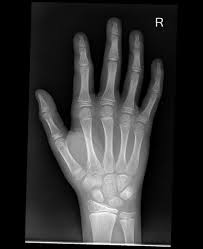
#> input picture 5th-week-image-processing/imageTransformations/gammaImg.jpg, 203 x 249 px
$ python bitSlicing.py
#> lines starting #> are read from the running program, lines starting #| are printed output that depends on the picture; after the words box and inside, x2 and y2 are one past the last pixel; in counts of white or black regions, pixels touching at a corner belong together
import cv2

img = cv2.imread('gammaImg.jpg')
#> img is the input picture: shape (249, 203, 3); min 0, max 255, mean 47.9
imgs = [255 * ((img & (1<<i)) >>i) for i in range(8)]
#> imgs = 8 items

cv2.imwrite('slices\\bsp_1.jpg',imgs[0])
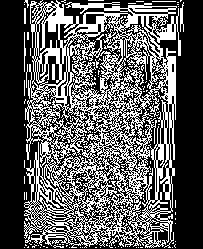
#> saved as bsp_1.jpg: shape (249, 203, 3); 36.5% white in thin lines or dots, all inside (x1, y1, x2, y2) = (24, 0, 184, 248)
cv2.imwrite('slices\\bsp_2.jpg',imgs[1])
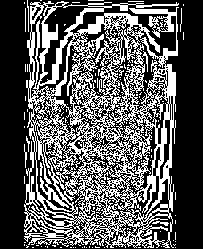
#> saved as bsp_2.jpg: shape (249, 203, 3); 35.4% white in thin lines or dots, all inside (x1, y1, x2, y2) = (24, 0, 184, 248)
cv2.imwrite('slices\\bsp_3.jpg',imgs[2])
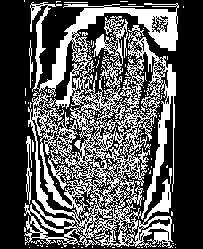
#> saved as bsp_3.jpg: shape (249, 203, 3); 34% white; 136 white regions (130 under 20 px), largest, box (x1, y1, x2, y2) and area: (24, 2, 179, 248) 16443, (26, 136, 32, 204) 192, (29, 40, 33, 88) 74, (140, 136, 147, 147) 25, (64, 2, 88, 3) 24, (32, 140, 34, 152) 22
cv2.imwrite('slices\\bsp_4.jpg',imgs[3])
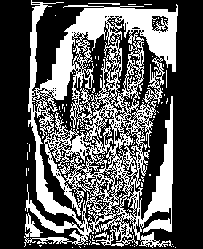
#> saved as bsp_4.jpg: shape (249, 203, 3); 34.8% white; 117 white regions (115 under 20 px), largest, box (x1, y1, x2, y2) and area: (24, 0, 178, 248) 17213, (88, 3, 120, 5) 40
cv2.imwrite('slices\\bsp_5.jpg',imgs[4])
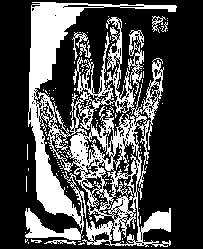
#> saved as bsp_5.jpg: shape (249, 203, 3); 29.9% white; 134 white regions (125 under 20 px), largest, box (x1, y1, x2, y2) and area: (25, 2, 177, 247) 13958, (128, 30, 144, 94) 429, (72, 32, 88, 60) 109
cv2.imwrite('slices\\bsp_6.jpg',imgs[5])
cv2.imwrite('slices\\bsp_7.jpg',imgs[6])
cv2.imwrite('slices\\bsp_8.jpg',imgs[7])
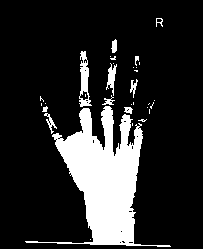
#> saved as bsp_8.jpg: shape (249, 203, 3); 16.5% white; 32 white regions (21 under 20 px), largest, box (x1, y1, x2, y2) and area: (25, 106, 171, 247) 7337, (79, 51, 92, 107) 366, (106, 63, 117, 96) 162

result = cv2.hconcat([cv2.imread('slices\\bsp_8.jpg'),cv2.imread('slices\\bsp_7.jpg'),cv2.imread('slices\\bsp_6.jpg'),cv2.imread('slices\\bsp_5.jpg'),cv2.imread('slices\\bsp_4.jpg'), cv2.imread('slices\\bsp_3.jpg'),cv2.imread('slices\\bsp_2.jpg'),cv2.imread('slices\\bsp_1.jpg')])
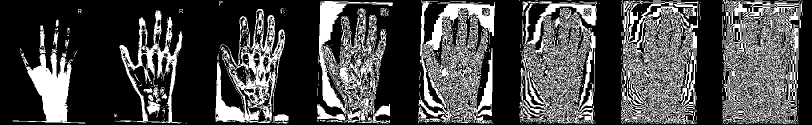
#> result: shape (249, 1624, 3) (shown at 1/2 size); min 0, max 255, mean 71.7

# Display the images
cv2.imshow('result',result)
cv2.waitKey(0)

$ run again, with 5th-week-image-processing/imageTransformations/imageNeg.jpg copied over 5th-week-image-processing/imageTransformations/gammaImg.jpg
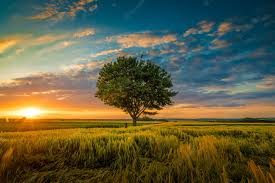
#> input picture 5th-week-image-processing/imageTransformations/imageNeg.jpg, 275 x 183 px
#> img is the input picture: shape (183, 275, 3); mean B, G, R 67.6, 95.7, 97.7
#> imgs = 8 items
#> `cv2.imwrite('slices\\bsp_8.jpg',imgs[7])`:
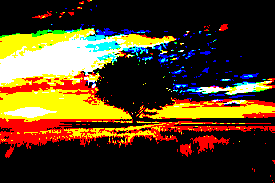
#> saved as bsp_8.jpg: shape (183, 275, 3); mean B, G, R 29.3, 62.4, 84
#> `result = cv2.hconcat([cv2.imread('slices\\bsp_8.jpg'),cv2.imread('slic..`:
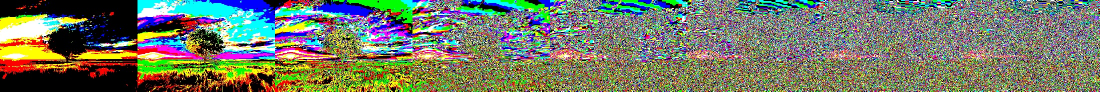
#> result: shape (183, 2200, 3) (shown at 1/2 size); mean B, G, R 101.6, 120.8, 114.7
